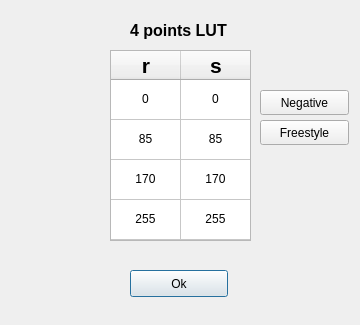
<?xml version="1.0" encoding="UTF-8"?>
<ui version="4.0">
 <class>PixelTForm</class>
 <widget class="QDialog" name="PixelTForm">
  <property name="geometry">
   <rect>
    <x>0</x>
    <y>0</y>
    <width>360</width>
    <height>325</height>
   </rect>
  </property>
  <property name="windowTitle">
   <string>Set pixel transformation</string>
  </property>
  <widget class="QLabel" name="origLabel">
   <property name="geometry">
    <rect>
     <x>130</x>
     <y>20</y>
     <width>101</width>
     <height>21</height>
    </rect>
   </property>
   <property name="text">
    <string>&lt;html&gt;&lt;head/&gt;&lt;body&gt;&lt;p&gt;&lt;span style=&quot; font-size:12pt; font-weight:600;&quot;&gt;4 points LUT&lt;/span&gt;&lt;/p&gt;&lt;/body&gt;&lt;/html&gt;</string>
   </property>
   <property name="textFormat">
    <enum>Qt::RichText</enum>
   </property>
  </widget>
  <widget class="QPushButton" name="okButton">
   <property name="geometry">
    <rect>
     <x>130</x>
     <y>270</y>
     <width>98</width>
     <height>27</height>
    </rect>
   </property>
   <property name="text">
    <string>Ok</string>
   </property>
  </widget>
  <widget class="QTableWidget" name="grayTransformW">
   <property name="geometry">
    <rect>
     <x>110</x>
     <y>50</y>
     <width>141</width>
     <height>191</height>
    </rect>
   </property>
   <property name="verticalScrollBarPolicy">
    <enum>Qt::ScrollBarAlwaysOff</enum>
   </property>
   <property name="horizontalScrollBarPolicy">
    <enum>Qt::ScrollBarAlwaysOff</enum>
   </property>
   <attribute name="horizontalHeaderVisible">
    <bool>true</bool>
   </attribute>
   <attribute name="horizontalHeaderDefaultSectionSize">
    <number>70</number>
   </attribute>
   <attribute name="verticalHeaderVisible">
    <bool>false</bool>
   </attribute>
   <attribute name="verticalHeaderDefaultSectionSize">
    <number>40</number>
   </attribute>
   <row>
    <property name="text">
     <string>New Row</string>
    </property>
   </row>
   <row>
    <property name="text">
     <string>New Row</string>
    </property>
   </row>
   <row>
    <property name="text">
     <string>New Row</string>
    </property>
   </row>
   <row>
    <property name="text">
     <string>New Row</string>
    </property>
   </row>
   <column>
    <property name="text">
     <string>r</string>
    </property>
    <property name="font">
     <font>
      <pointsize>16</pointsize>
      <weight>75</weight>
      <bold>true</bold>
     </font>
    </property>
   </column>
   <column>
    <property name="text">
     <string>s</string>
    </property>
    <property name="font">
     <font>
      <pointsize>16</pointsize>
      <weight>75</weight>
      <bold>true</bold>
     </font>
    </property>
   </column>
   <item row="0" column="0">
    <property name="text">
     <string>0</string>
    </property>
    <property name="textAlignment">
     <set>AlignCenter</set>
    </property>
    <property name="flags">
     <set>ItemIsDragEnabled|ItemIsUserCheckable|ItemIsEnabled</set>
    </property>
   </item>
   <item row="0" column="1">
    <property name="text">
     <string>0</string>
    </property>
    <property name="textAlignment">
     <set>AlignCenter</set>
    </property>
    <property name="flags">
     <set>ItemIsSelectable|ItemIsEditable|ItemIsDragEnabled|ItemIsUserCheckable|ItemIsEnabled</set>
    </property>
   </item>
   <item row="1" column="0">
    <property name="text">
     <string>85</string>
    </property>
    <property name="textAlignment">
     <set>AlignCenter</set>
    </property>
    <property name="flags">
     <set>ItemIsSelectable|ItemIsEditable|ItemIsDragEnabled|ItemIsUserCheckable|ItemIsEnabled</set>
    </property>
   </item>
   <item row="1" column="1">
    <property name="text">
     <string>85</string>
    </property>
    <property name="textAlignment">
     <set>AlignCenter</set>
    </property>
    <property name="flags">
     <set>ItemIsSelectable|ItemIsEditable|ItemIsDragEnabled|ItemIsUserCheckable|ItemIsEnabled</set>
    </property>
   </item>
   <item row="2" column="0">
    <property name="text">
     <string>170</string>
    </property>
    <property name="textAlignment">
     <set>AlignCenter</set>
    </property>
    <property name="flags">
     <set>ItemIsSelectable|ItemIsEditable|ItemIsDragEnabled|ItemIsUserCheckable|ItemIsEnabled</set>
    </property>
   </item>
   <item row="2" column="1">
    <property name="text">
     <string>170</string>
    </property>
    <property name="textAlignment">
     <set>AlignCenter</set>
    </property>
    <property name="flags">
     <set>ItemIsSelectable|ItemIsEditable|ItemIsDragEnabled|ItemIsUserCheckable|ItemIsEnabled</set>
    </property>
   </item>
   <item row="3" column="0">
    <property name="text">
     <string>255</string>
    </property>
    <property name="textAlignment">
     <set>AlignCenter</set>
    </property>
    <property name="flags">
     <set>ItemIsUserCheckable|ItemIsEnabled</set>
    </property>
   </item>
   <item row="3" column="1">
    <property name="text">
     <string>255</string>
    </property>
    <property name="textAlignment">
     <set>AlignCenter</set>
    </property>
    <property name="flags">
     <set>ItemIsSelectable|ItemIsEditable|ItemIsDragEnabled|ItemIsUserCheckable|ItemIsEnabled</set>
    </property>
   </item>
  </widget>
  <widget class="QPushButton" name="negativeBtn">
   <property name="geometry">
    <rect>
     <x>260</x>
     <y>90</y>
     <width>89</width>
     <height>25</height>
    </rect>
   </property>
   <property name="text">
    <string>Negative</string>
   </property>
  </widget>
  <widget class="QPushButton" name="frestyleBtn">
   <property name="geometry">
    <rect>
     <x>260</x>
     <y>120</y>
     <width>89</width>
     <height>25</height>
    </rect>
   </property>
   <property name="text">
    <string>Freestyle</string>
   </property>
  </widget>
 </widget>
 <tabstops>
  <tabstop>okButton</tabstop>
 </tabstops>
 <resources/>
 <connections/>
</ui>
